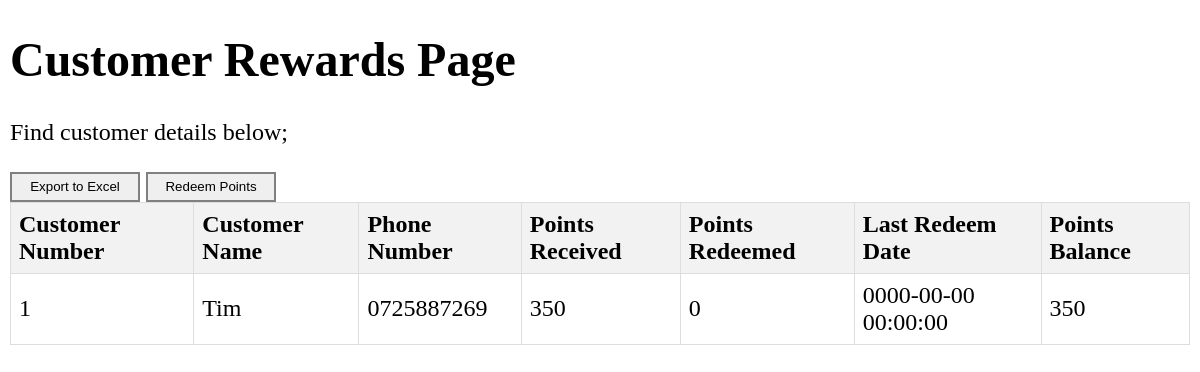
Page /rewards.php (signed in) on the committed database.
### tables this page shows
CREATE TABLE `customers` (
  `custID` int(11) NOT NULL AUTO_INCREMENT,
  `custName` text NOT NULL,
  `custPhone` text NOT NULL,
  `points` int(11) DEFAULT NULL,
  `redeemed` int(11) NOT NULL DEFAULT 0,
  `lastRedeemed` timestamp NULL DEFAULT NULL,
  `pointsBal` int(11) NOT NULL DEFAULT 0,
  PRIMARY KEY (`custID`)
);

### rewards.php (the view, shortened to what this page needs)
<?php
    if ($_SESSION['admin'] === true){
        $admin = 1;
    } else {
        $admin = 0;
    }
    $db_servername = $_ENV['DB_HOST'];
    $db_username = $_ENV['DB_USERNAME'];
    $db_password = $_ENV['DB_PASSWORD'];
    $dbname = $_ENV['DB_NAME'];
    $conn = new mysqli($db_servername, $db_username, $db_password, $dbname);
?>
<!DOCTYPE html>
<html>
    <head>
        <link rel="stylesheet" type="text/css" href="style.css"/>
    </head>
    <body class="body">
        <div class="body-content">
            <h1> Customer Rewards Page</h1>
            <p>
                Find customer details below;
            </p>
            <button <?php if ($admin === 0) { echo 'hidden'; } ?> onclick="exportTableToExcel('rewards', 'rewards')" style="border:2px solid grey; width:130px; height:30px;">Export to Excel</button>
            <button onclick="openRedeemPopup()" style="border:2px solid grey; width:130px; height:30px;">Redeem Points</button>
            <table id="rewards">
                <thead>
                    <tr>
                        <th>Customer Number</th>
                        <th>Customer Name</th>
                        <th>Phone Number</th>
                        <th>Points Received</th>
                        <th>Points Redeemed</th>
                        <th>Last Redeem Date</th>
                        <th>Points Balance</th>
                    </tr>
                </thead>
                <tbody>
                <?php
                $sql11 = "SELECT custID, custName, custPhone, points, redeemed, lastRedeemed, pointsBal FROM customers";
                $result = $conn->query($sql11);
                if ($result->num_rows > 0) {
                    while ($row = $result->fetch_assoc()) {
                        echo "<tr><td>" . $row["custID"] . "</td><td>" . $row["custName"] . "</td><td>" . $row["custPhone"] . "</td><td>" . $row["points"] . "</td><td>" . $row["redeemed"] . "</td><td>" . $row["lastRedeemed"] . "</td><td>" . $row["pointsBal"] . "</td>";
                    }
                } else {
                    echo "<tr><td colspan='7'>No results found.</td></tr>";
                }
                ?>
                </tbody>
            </table>
        </div>
    </body>
</html>

### style.css (style rules this page uses)
.body { font-size: 24px; margin: 10px; font-family: Garamond; margin-top: 0; top: 101px; left: 221px; }
.body-content { transition: transform 0.3s ease; transform: translateX(0); }
table, th, td { border: 1px solid #ddd; text-align: center; }

### rewards.php (style rules this page uses)
table { border-collapse: collapse; width: 100%; }
th, td { text-align: left; padding: 8px; border: 1px solid #ddd; }
th { background-color: #f2f2f2; }

### rows in the picture
customers: custID "1", custName "Tim", custPhone "0725887269", points "350", redeemed "0", lastRedeemed "0000-00-00 00:00:00", pointsBal "350"
